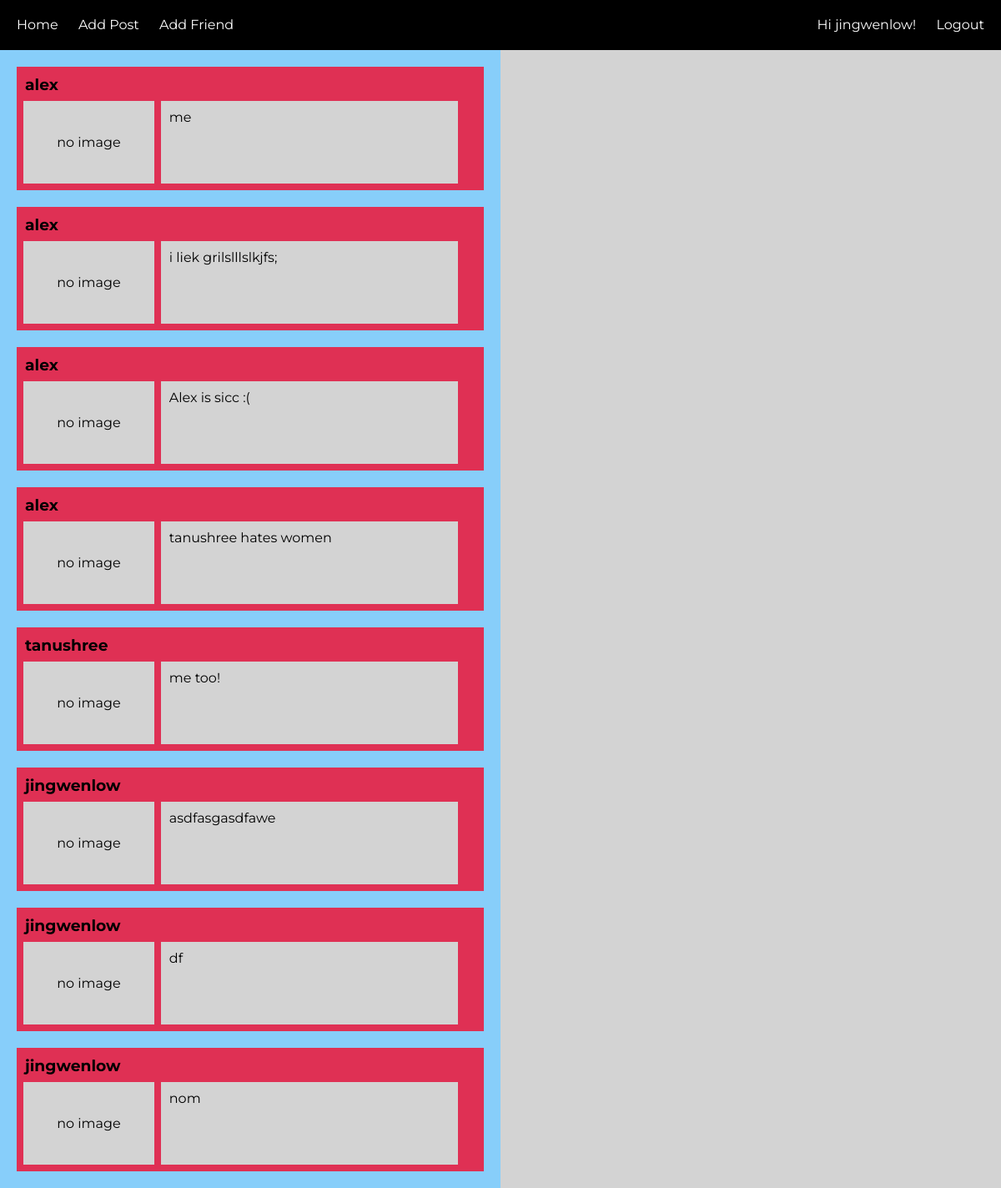
Page /home (signed in) on the earlier database version.
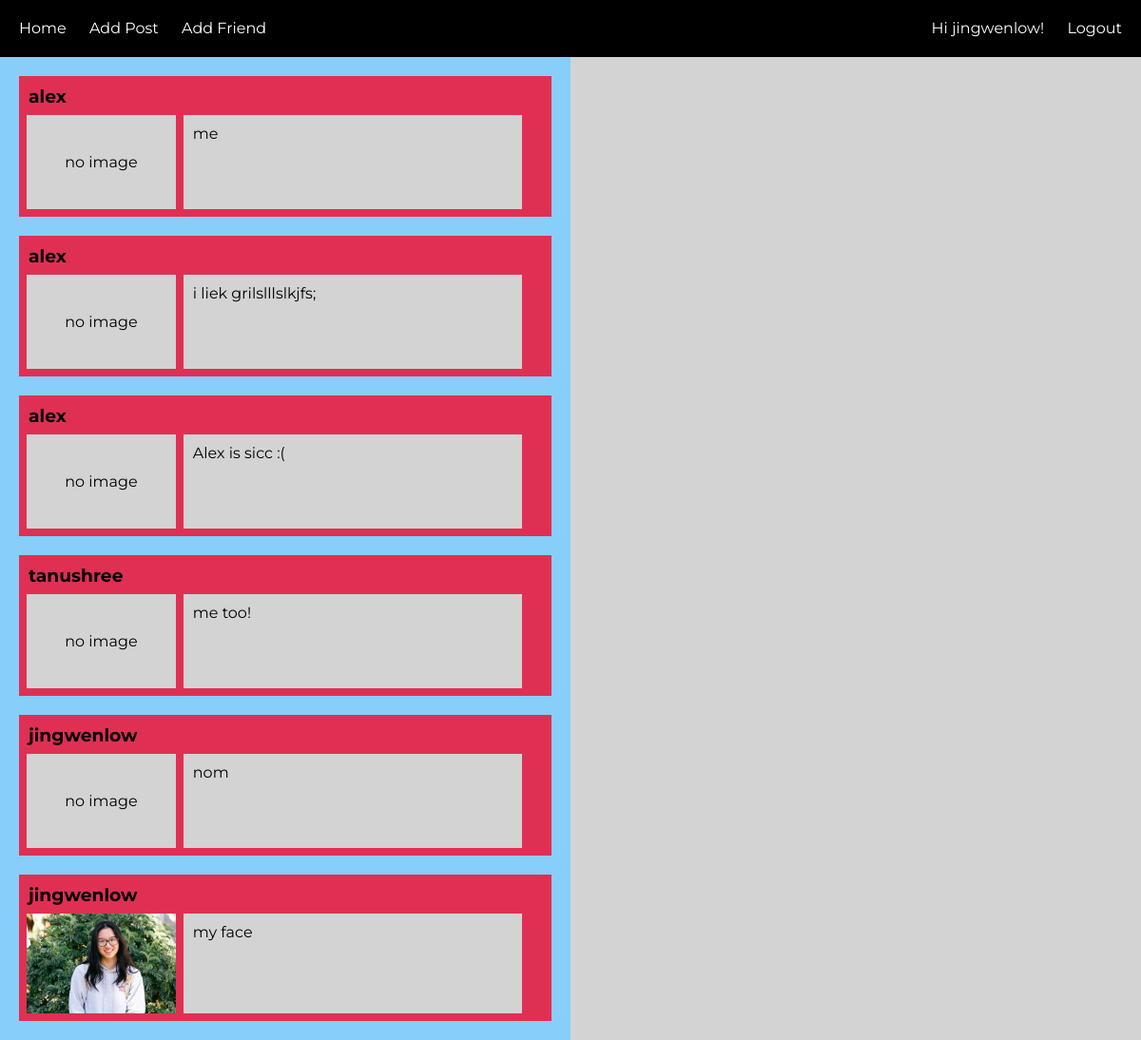
Same page on the later database version.
### users/models.py (models this page shows, shortened)
class CustomUser(AbstractUser):
    name = models.CharField(blank=True, max_length=255)

class Post(models.Model):
    post = models.CharField(max_length=500)
    img = models.FileField(upload_to='uploads', null=True, blank=True)
    user = models.ForeignKey(settings.AUTH_USER_MODEL, on_delete=models.PROTECT)
    date = models.DateTimeField(auto_now=True)

### users/views.py (the view)
# urls.py: 2. Add a URL to urlpatterns:  path('', Home.as_view(), name='home')
class Home(TemplateView):
    template_name = 'home.html'
    def get(self, request):
        if request.user.is_authenticated:
            form = AddPost()
            friend = Friend.objects.filter(current_user=request.user) # get current user's friend object
            friends = friend[0].users.all() # get list of friends
            friends_ids = list(friends.values_list('id', flat=True)) # get list of ids of friends
            posts = Post.objects.filter(user__id__in=friends_ids) | Post.objects.filter(user=request.user)
            users = CustomUser.objects.exclude(id=request.user.id)
            args = {'form': form, 'posts': posts, 'users':users}
            return render(request, self.template_name, args)
        else:
            return render(request, self.template_name)

### users/templates/home.html (shortened to what this page needs)
{% extends 'base.html' %}
{% load staticfiles %}
{% block css %}
<link rel="stylesheet" href="{% static 'css/home.css' %}">
{% endblock %}
{% block log %}
  {% if user.is_authenticated %}
    <a class="login" href="{% url 'logout' %}">Logout</a>
  {% else %}
    <a class="login" href="{% url 'login' %}">Login</a>
  {% endif %}
{% endblock %}
{% block content %}
<div class="feed">
  {% if user.is_authenticated %}
    {% for post in posts %}
      <div class="post">
        <div class="name">
          <h3 class="usrnm">{{ post.user.username }}</h3>
        </div>
        <div class="postContent">
          {% if post.img %}
          <div class="pic"><img src="media/{{ post.img }}" width="100%"></div>
          {% else %}
          <div class="pic">no image</div>
          {% endif %}
          <div class="text"><p>{{ post.post }}</p></div>
        </div>
      </div>
    {% endfor %}
  {% else %}
    <p>You are not logged in</p>
    <p>Please log in!</p>
    <a href="{% url 'login' %}">login</a> |
    <a href="{% url 'signup' %}">signup</a>
  {% endif %}
</div>
<div id="quotes" class="quotes">
</div>
{% endblock %}

### users/templates/base.html (shortened to what this page needs)
<!DOCTYPE html>
<html>
<head>
    {% block css %}{% endblock %}
</head>
<body>
  <header>
      <nav>
        <a href="{% url 'home' %}">Home</a>
        <a href="{% url 'addPost' %}">Add Post</a>
        <a href="{% url 'addFriend' %}">Add Friend</a>
      </nav>
      <nav class="log">
        {% if user.is_authenticated %}
          Hi {{ user.username }}!
        {% endif %}
        {% block log %}{% endblock %}
      </nav>
  </header>
  <main>
    {% block content %}
    {% endblock %}
  </main>
</body>
</html>

### users/static/css/home.css (style rules this page uses)
body, html { margin: 0px; padding: 0px; min-height: 100%; font-family: 'Montserrat', sans-serif; }
p { margin: 0px; }
header { background-color: black; color: white; height: 60px; line-height: 60px; display: flex; flex-direction: row; }
nav { flex: 0 0 70%; }
a { color: white; padding-left: 20px; text-decoration: none; }
nav.log { text-align: right; flex: 0 0 30%; }
a.login { padding-right: 20px; }
main { min-height: 100%; display: flex; flex-direction: row; }
div.feed { background-color: lightskyblue; flex: 0 0 50%; }
div.quotes { background-color: lightgrey; flex: 0 0 50%; }
div.post { background-color: #df3054; margin: 20px; margin bottom: 0px; }
h3.usrnm { padding: 10px; padding-bottom: 0px; margin: 0px; }
div.postContent { min-height: 115px; display: flex; flex-direction: row; }
div.pic { background: lightgrey; display: flex; flex: 0 0 28%; margin: 8px; align-items: center; justify-content: center; }
div.text { padding: 10px; margin: 8px; margin-left: 0px; background-color: lightgrey; flex: 0 0 60%; }

Differences in the rows shown:
removed Post: user.username "alex", shows "no image", post "tanushree hates women"
removed Post: user.username "jingwenlow", shows "no image", post "asdfasgasdfawe"
removed Post: user.username "jingwenlow", shows "no image", post "df"
added Post: user.username "jingwenlow", img (picture), post "my face"
